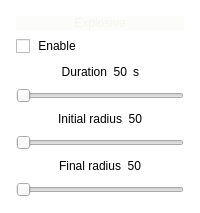
               <widget class="QGroupBox" name="groupBox_6">
                <property name="styleSheet">
                 <string notr="true">/* GROUP_BOX*/
QGroupBox
{
	border: 5px  solid rgba(100, 100, 85, 0);
	background: rgba(240, 240, 230, 0);
}</string>
                </property>
                <property name="title">
                 <string/>
                </property>
                <property name="checkable">
                 <bool>false</bool>
                </property>
                <property name="checked">
                 <bool>false</bool>
                </property>
                <layout class="QVBoxLayout" name="verticalLayout_30">
                 <item>
                  <widget class="QLabel" name="label_weapons_10">
                   <property name="styleSheet">
                    <string notr="true">color: rgba(240, 240, 230, 150);
background-color: rgba(240, 240, 230, 50);</string>
                   </property>
                   <property name="text">
                    <string>Explosive</string>
                   </property>
                   <property name="alignment">
                    <set>Qt::AlignCenter</set>
                   </property>
                  </widget>
                 </item>
                 <item>
                  <widget class="QCheckBox" name="checkBox_Ammo_Explosive">
                   <property name="text">
                    <string> Enable</string>
                   </property>
                  </widget>
                 </item>
                 <item>
                  <layout class="QVBoxLayout" name="verticalLayout_41">
                   <item>
                    <layout class="QHBoxLayout" name="horizontalLayout_38">
                     <item>
                      <spacer name="horizontalSpacer_87">
                       <property name="orientation">
                        <enum>Qt::Horizontal</enum>
                       </property>
                       <property name="sizeHint" stdset="0">
                        <size>
                         <width>40</width>
                         <height>20</height>
                        </size>
                       </property>
                      </spacer>
                     </item>
                     <item>
                      <widget class="QLabel" name="label_111">
                       <property name="text">
                        <string>Duration</string>
                       </property>
                       <property name="alignment">
                        <set>Qt::AlignRight|Qt::AlignTrailing|Qt::AlignVCenter</set>
                       </property>
                      </widget>
                     </item>
                     <item>
                      <widget class="QLabel" name="label_Ammo_ExplosionDuration">
                       <property name="maximumSize">
                        <size>
                         <width>40</width>
                         <height>16777215</height>
                        </size>
                       </property>
                       <property name="text">
                        <string>50</string>
                       </property>
                       <property name="alignment">
                        <set>Qt::AlignRight|Qt::AlignTrailing|Qt::AlignVCenter</set>
                       </property>
                      </widget>
                     </item>
                     <item>
                      <widget class="QLabel" name="label_117">
                       <property name="maximumSize">
                        <size>
                         <width>40</width>
                         <height>16777215</height>
                        </size>
                       </property>
                       <property name="text">
                        <string>s</string>
                       </property>
                       <property name="alignment">
                        <set>Qt::AlignRight|Qt::AlignTrailing|Qt::AlignVCenter</set>
                       </property>
                      </widget>
                     </item>
                     <item>
                      <spacer name="horizontalSpacer_88">
                       <property name="orientation">
                        <enum>Qt::Horizontal</enum>
                       </property>
                       <property name="sizeHint" stdset="0">
                        <size>
                         <width>40</width>
                         <height>20</height>
                        </size>
                       </property>
                      </spacer>
                     </item>
                    </layout>
                   </item>
                   <item>
                    <widget class="QSlider" name="horizontalSlider_Ammo_ExplosionDuration">
                     <property name="minimum">
                      <number>1</number>
                     </property>
                     <property name="maximum">
                      <number>100</number>
                     </property>
                     <property name="pageStep">
                      <number>13</number>
                     </property>
                     <property name="orientation">
                      <enum>Qt::Horizontal</enum>
                     </property>
                    </widget>
                   </item>
                  </layout>
                 </item>
                 <item>
                  <layout class="QVBoxLayout" name="verticalLayout_42">
                   <item>
                    <layout class="QHBoxLayout" name="horizontalLayout_39">
                     <item>
                      <spacer name="horizontalSpacer_89">
                       <property name="orientation">
                        <enum>Qt::Horizontal</enum>
                       </property>
                       <property name="sizeHint" stdset="0">
                        <size>
                         <width>40</width>
                         <height>20</height>
                        </size>
                       </property>
                      </spacer>
                     </item>
                     <item>
                      <widget class="QLabel" name="label_113">
                       <property name="text">
                        <string>Initial radius</string>
                       </property>
                       <property name="alignment">
                        <set>Qt::AlignRight|Qt::AlignTrailing|Qt::AlignVCenter</set>
                       </property>
                      </widget>
                     </item>
                     <item>
                      <widget class="QLabel" name="label_Ammo_ExplosionInitialRadius">
                       <property name="maximumSize">
                        <size>
                         <width>40</width>
                         <height>16777215</height>
                        </size>
                       </property>
                       <property name="text">
                        <string>50</string>
                       </property>
                       <property name="alignment">
                        <set>Qt::AlignRight|Qt::AlignTrailing|Qt::AlignVCenter</set>
                       </property>
                      </widget>
                     </item>
                     <item>
                      <spacer name="horizontalSpacer_90">
                       <property name="orientation">
                        <enum>Qt::Horizontal</enum>
                       </property>
                       <property name="sizeHint" stdset="0">
                        <size>
                         <width>40</width>
                         <height>20</height>
                        </size>
                       </property>
                      </spacer>
                     </item>
                    </layout>
                   </item>
                   <item>
                    <widget class="QSlider" name="horizontalSlider_Ammo_ExplosionInitialRadius">
                     <property name="minimum">
                      <number>1</number>
                     </property>
                     <property name="maximum">
                      <number>100</number>
                     </property>
                     <property name="orientation">
                      <enum>Qt::Horizontal</enum>
                     </property>
                    </widget>
                   </item>
                  </layout>
                 </item>
                 <item>
                  <layout class="QVBoxLayout" name="verticalLayout_43">
                   <item>
                    <layout class="QHBoxLayout" name="horizontalLayout_40">
                     <item>
                      <spacer name="horizontalSpacer_91">
                       <property name="orientation">
                        <enum>Qt::Horizontal</enum>
                       </property>
                       <property name="sizeHint" stdset="0">
                        <size>
                         <width>40</width>
                         <height>20</height>
                        </size>
                       </property>
                      </spacer>
                     </item>
                     <item>
                      <widget class="QLabel" name="label_115">
                       <property name="text">
                        <string>Final radius</string>
                       </property>
                       <property name="alignment">
                        <set>Qt::AlignRight|Qt::AlignTrailing|Qt::AlignVCenter</set>
                       </property>
                      </widget>
                     </item>
                     <item>
                      <widget class="QLabel" name="label_Ammo_ExplosionFinalRadius">
                       <property name="maximumSize">
                        <size>
                         <width>40</width>
                         <height>16777215</height>
                        </size>
                       </property>
                       <property name="text">
                        <string>50</string>
                       </property>
                       <property name="alignment">
                        <set>Qt::AlignRight|Qt::AlignTrailing|Qt::AlignVCenter</set>
                       </property>
                      </widget>
                     </item>
                     <item>
                      <spacer name="horizontalSpacer_92">
                       <property name="orientation">
                        <enum>Qt::Horizontal</enum>
                       </property>
                       <property name="sizeHint" stdset="0">
                        <size>
                         <width>40</width>
                         <height>20</height>
                        </size>
                       </property>
                      </spacer>
                     </item>
                    </layout>
                   </item>
                   <item>
                    <widget class="QSlider" name="horizontalSlider_Ammo_ExplosionFinalRadius">
                     <property name="minimum">
                      <number>1</number>
                     </property>
                     <property name="maximum">
                      <number>100</number>
                     </property>
                     <property name="orientation">
                      <enum>Qt::Horizontal</enum>
                     </property>
                    </widget>
                   </item>
                  </layout>
                 </item>
                </layout>
               </widget>
